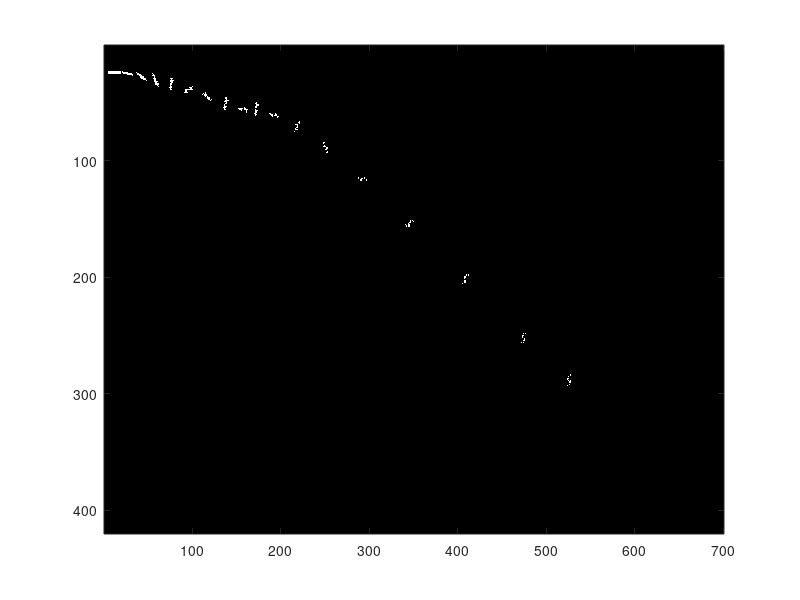

MATLAB code for this plot:
% create test image consisting of line segments
numRows = 420;
numCols = 700;
barWidth = 3;
barLength = 15;
img = zeros(numRows,numCols);

bar = ones(barWidth,barLength);
orientations = 0:10:170;
colshift = 0;
rshift = 0;
c0 = floor((barLength+1)/2);
r0 = floor((barWidth+1)/2);

r = 24;
c = 12;

for i = 1:numel(orientations)
    orientation = orientations(i);
    % rotate
    if(orientation>0)
        orientation = 180 - orientation;
        bar = imrotate(bar,orientation);
    end

    [rows cols] = find(bar);
    rShift = r - r0;
    cShift = c - c0;

    % shift and place in img
    rows = rows + rShift
    cols = cols + cShift
    pixelInd = sub2ind([numRows numCols],rows,cols);
    img(pixelInd) = 1;
    
    c = c + 15;
end

figure(22)
imagesc(img)
colormap('gray')

% imwrite(img,'testImgLines2.png','png')

